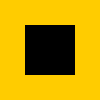
Frame 1 (no input)
Frame 60 (the mouse pressed at the canvas centre just before this capture): identical to frame 1, image omitted
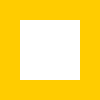
Frame 120 (the mouse held since frame 60 and released just before this capture)

The Processing sketch that drew these frames (run headless with seeded random() and noise(); from frame 60 on, the mouse is pressed at the canvas centre):

// Processing sketch: sketch__
// ── sketch__.pde
void setup() { 
  noStroke();
  float rectX =25;
  float rectY =25;
  
}
void draw() {
  background(255, 204, 0);

  if ((25<mouseX && mouseX<75) && (25<mouseY && mouseY<75)) {
    fill(255, 255, 255);
    rect(25, 25, 50, 50); 
    if (mousePressed) {
      rect(20, 20, 60, 60);
    }
  } else {
    fill(0, 0, 0);
    rect(25, 25, 50, 50);
  }
}
